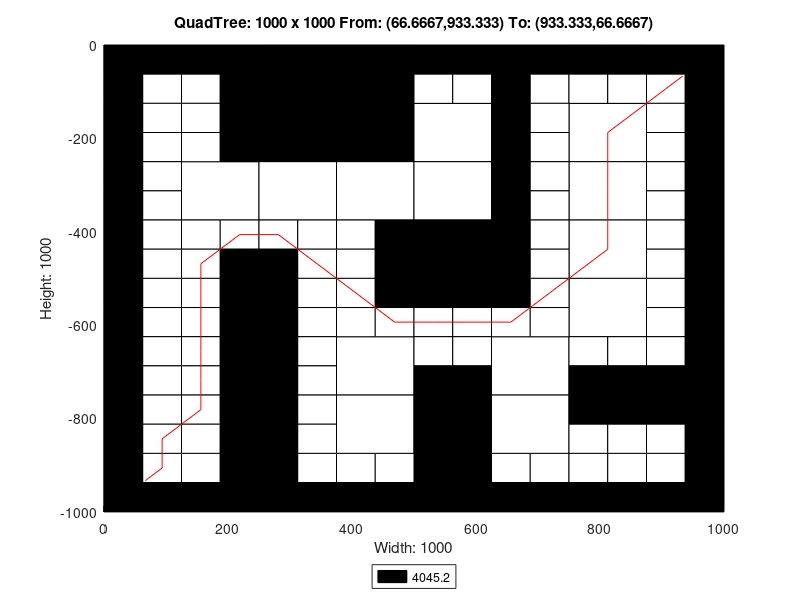

This figure's MATLAB source:
axis([0 1000 -1000 0]);
title('QuadTree: 1000 x 1000 From: (66.6667,933.333) To: (933.333,66.6667)');
xlabel('Width: 1000');
ylabel('Height: 1000');
rectangle('Position',[250 -250 250 250], 'FaceColor',[0 0 0]);
rectangle('Position',[125 -375 125 125], 'FaceColor',[1 1 1]);
rectangle('Position',[250 -375 125 125], 'FaceColor',[1 1 1]);
rectangle('Position',[375 -375 125 125], 'FaceColor',[1 1 1]);
rectangle('Position',[500 -250 125 125], 'FaceColor',[1 1 1]);
rectangle('Position',[750 -250 125 125], 'FaceColor',[1 1 1]);
rectangle('Position',[500 -375 125 125], 'FaceColor',[1 1 1]);
rectangle('Position',[500 -500 125 125], 'FaceColor',[0 0 0]);
rectangle('Position',[750 -375 125 125], 'FaceColor',[1 1 1]);
rectangle('Position',[750 -500 125 125], 'FaceColor',[1 1 1]);
rectangle('Position',[375 -750 125 125], 'FaceColor',[1 1 1]);
rectangle('Position',[375 -875 125 125], 'FaceColor',[1 1 1]);
rectangle('Position',[625 -750 125 125], 'FaceColor',[1 1 1]);
rectangle('Position',[750 -625 125 125], 'FaceColor',[1 1 1]);
rectangle('Position',[500 -875 125 125], 'FaceColor',[0 0 0]);
rectangle('Position',[625 -875 125 125], 'FaceColor',[1 1 1]);
rectangle('Position',[500 -1000 125 125], 'FaceColor',[0 0 0]);
rectangle('Position',[0 -62.5 62.5 62.5], 'FaceColor',[0 0 0]);
rectangle('Position',[62.5 -62.5 62.5 62.5], 'FaceColor',[0 0 0]);
rectangle('Position',[0 -125 62.5 62.5], 'FaceColor',[0 0 0]);
rectangle('Position',[62.5 -125 62.5 62.5], 'FaceColor',[1 1 1]);
rectangle('Position',[125 -62.5 62.5 62.5], 'FaceColor',[0 0 0]);
rectangle('Position',[187.5 -62.5 62.5 62.5], 'FaceColor',[0 0 0]);
rectangle('Position',[125 -125 62.5 62.5], 'FaceColor',[1 1 1]);
rectangle('Position',[187.5 -125 62.5 62.5], 'FaceColor',[0 0 0]);
rectangle('Position',[0 -187.5 62.5 62.5], 'FaceColor',[0 0 0]);
rectangle('Position',[62.5 -187.5 62.5 62.5], 'FaceColor',[1 1 1]);
rectangle('Position',[0 -250 62.5 62.5], 'FaceColor',[0 0 0]);
rectangle('Position',[62.5 -250 62.5 62.5], 'FaceColor',[1 1 1]);
rectangle('Position',[125 -187.5 62.5 62.5], 'FaceColor',[1 1 1]);
rectangle('Position',[187.5 -187.5 62.5 62.5], 'FaceColor',[0 0 0]);
rectangle('Position',[125 -250 62.5 62.5], 'FaceColor',[1 1 1]);
rectangle('Position',[187.5 -250 62.5 62.5], 'FaceColor',[0 0 0]);
rectangle('Position',[0 -312.5 62.5 62.5], 'FaceColor',[0 0 0]);
rectangle('Position',[62.5 -312.5 62.5 62.5], 'FaceColor',[1 1 1]);
rectangle('Position',[0 -375 62.5 62.5], 'FaceColor',[0 0 0]);
rectangle('Position',[62.5 -375 62.5 62.5], 'FaceColor',[1 1 1]);
rectangle('Position',[0 -437.5 62.5 62.5], 'FaceColor',[0 0 0]);
rectangle('Position',[62.5 -437.5 62.5 62.5], 'FaceColor',[1 1 1]);
rectangle('Position',[0 -500 62.5 62.5], 'FaceColor',[0 0 0]);
rectangle('Position',[62.5 -500 62.5 62.5], 'FaceColor',[1 1 1]);
rectangle('Position',[125 -437.5 62.5 62.5], 'FaceColor',[1 1 1]);
rectangle('Position',[187.5 -437.5 62.5 62.5], 'FaceColor',[1 1 1]);
rectangle('Position',[125 -500 62.5 62.5], 'FaceColor',[1 1 1]);
rectangle('Position',[187.5 -500 62.5 62.5], 'FaceColor',[0 0 0]);
rectangle('Position',[250 -437.5 62.5 62.5], 'FaceColor',[1 1 1]);
rectangle('Position',[312.5 -437.5 62.5 62.5], 'FaceColor',[1 1 1]);
rectangle('Position',[250 -500 62.5 62.5], 'FaceColor',[0 0 0]);
rectangle('Position',[312.5 -500 62.5 62.5], 'FaceColor',[1 1 1]);
rectangle('Position',[375 -437.5 62.5 62.5], 'FaceColor',[1 1 1]);
rectangle('Position',[437.5 -437.5 62.5 62.5], 'FaceColor',[0 0 0]);
rectangle('Position',[375 -500 62.5 62.5], 'FaceColor',[1 1 1]);
rectangle('Position',[437.5 -500 62.5 62.5], 'FaceColor',[0 0 0]);
rectangle('Position',[500 -62.5 62.5 62.5], 'FaceColor',[0 0 0]);
rectangle('Position',[562.5 -62.5 62.5 62.5], 'FaceColor',[0 0 0]);
rectangle('Position',[500 -125 62.5 62.5], 'FaceColor',[1 1 1]);
rectangle('Position',[562.5 -125 62.5 62.5], 'FaceColor',[1 1 1]);
rectangle('Position',[625 -62.5 62.5 62.5], 'FaceColor',[0 0 0]);
rectangle('Position',[687.5 -62.5 62.5 62.5], 'FaceColor',[0 0 0]);
rectangle('Position',[625 -125 62.5 62.5], 'FaceColor',[0 0 0]);
rectangle('Position',[687.5 -125 62.5 62.5], 'FaceColor',[1 1 1]);
rectangle('Position',[625 -187.5 62.5 62.5], 'FaceColor',[0 0 0]);
rectangle('Position',[687.5 -187.5 62.5 62.5], 'FaceColor',[1 1 1]);
rectangle('Position',[625 -250 62.5 62.5], 'FaceColor',[0 0 0]);
rectangle('Position',[687.5 -250 62.5 62.5], 'FaceColor',[1 1 1]);
rectangle('Position',[750 -62.5 62.5 62.5], 'FaceColor',[0 0 0]);
rectangle('Position',[812.5 -62.5 62.5 62.5], 'FaceColor',[0 0 0]);
rectangle('Position',[750 -125 62.5 62.5], 'FaceColor',[1 1 1]);
rectangle('Position',[812.5 -125 62.5 62.5], 'FaceColor',[1 1 1]);
rectangle('Position',[875 -62.5 62.5 62.5], 'FaceColor',[0 0 0]);
rectangle('Position',[937.5 -62.5 62.5 62.5], 'FaceColor',[0 0 0]);
rectangle('Position',[875 -125 62.5 62.5], 'FaceColor',[1 1 1]);
rectangle('Position',[937.5 -125 62.5 62.5], 'FaceColor',[0 0 0]);
rectangle('Position',[875 -187.5 62.5 62.5], 'FaceColor',[1 1 1]);
rectangle('Position',[937.5 -187.5 62.5 62.5], 'FaceColor',[0 0 0]);
rectangle('Position',[875 -250 62.5 62.5], 'FaceColor',[1 1 1]);
rectangle('Position',[937.5 -250 62.5 62.5], 'FaceColor',[0 0 0]);
rectangle('Position',[625 -312.5 62.5 62.5], 'FaceColor',[0 0 0]);
rectangle('Position',[687.5 -312.5 62.5 62.5], 'FaceColor',[1 1 1]);
rectangle('Position',[625 -375 62.5 62.5], 'FaceColor',[0 0 0]);
rectangle('Position',[687.5 -375 62.5 62.5], 'FaceColor',[1 1 1]);
rectangle('Position',[625 -437.5 62.5 62.5], 'FaceColor',[0 0 0]);
rectangle('Position',[687.5 -437.5 62.5 62.5], 'FaceColor',[1 1 1]);
rectangle('Position',[625 -500 62.5 62.5], 'FaceColor',[0 0 0]);
rectangle('Position',[687.5 -500 62.5 62.5], 'FaceColor',[1 1 1]);
rectangle('Position',[875 -312.5 62.5 62.5], 'FaceColor',[1 1 1]);
rectangle('Position',[937.5 -312.5 62.5 62.5], 'FaceColor',[0 0 0]);
rectangle('Position',[875 -375 62.5 62.5], 'FaceColor',[1 1 1]);
rectangle('Position',[937.5 -375 62.5 62.5], 'FaceColor',[0 0 0]);
rectangle('Position',[875 -437.5 62.5 62.5], 'FaceColor',[1 1 1]);
rectangle('Position',[937.5 -437.5 62.5 62.5], 'FaceColor',[0 0 0]);
rectangle('Position',[875 -500 62.5 62.5], 'FaceColor',[1 1 1]);
rectangle('Position',[937.5 -500 62.5 62.5], 'FaceColor',[0 0 0]);
rectangle('Position',[0 -562.5 62.5 62.5], 'FaceColor',[0 0 0]);
rectangle('Position',[62.5 -562.5 62.5 62.5], 'FaceColor',[1 1 1]);
rectangle('Position',[0 -625 62.5 62.5], 'FaceColor',[0 0 0]);
rectangle('Position',[62.5 -625 62.5 62.5], 'FaceColor',[1 1 1]);
rectangle('Position',[125 -562.5 62.5 62.5], 'FaceColor',[1 1 1]);
rectangle('Position',[187.5 -562.5 62.5 62.5], 'FaceColor',[0 0 0]);
rectangle('Position',[125 -625 62.5 62.5], 'FaceColor',[1 1 1]);
rectangle('Position',[187.5 -625 62.5 62.5], 'FaceColor',[0 0 0]);
rectangle('Position',[0 -687.5 62.5 62.5], 'FaceColor',[0 0 0]);
rectangle('Position',[62.5 -687.5 62.5 62.5], 'FaceColor',[1 1 1]);
rectangle('Position',[0 -750 62.5 62.5], 'FaceColor',[0 0 0]);
rectangle('Position',[62.5 -750 62.5 62.5], 'FaceColor',[1 1 1]);
rectangle('Position',[125 -687.5 62.5 62.5], 'FaceColor',[1 1 1]);
rectangle('Position',[187.5 -687.5 62.5 62.5], 'FaceColor',[0 0 0]);
rectangle('Position',[125 -750 62.5 62.5], 'FaceColor',[1 1 1]);
rectangle('Position',[187.5 -750 62.5 62.5], 'FaceColor',[0 0 0]);
rectangle('Position',[250 -562.5 62.5 62.5], 'FaceColor',[0 0 0]);
rectangle('Position',[312.5 -562.5 62.5 62.5], 'FaceColor',[1 1 1]);
rectangle('Position',[250 -625 62.5 62.5], 'FaceColor',[0 0 0]);
rectangle('Position',[312.5 -625 62.5 62.5], 'FaceColor',[1 1 1]);
rectangle('Position',[375 -562.5 62.5 62.5], 'FaceColor',[1 1 1]);
rectangle('Position',[437.5 -562.5 62.5 62.5], 'FaceColor',[0 0 0]);
rectangle('Position',[375 -625 62.5 62.5], 'FaceColor',[1 1 1]);
rectangle('Position',[437.5 -625 62.5 62.5], 'FaceColor',[1 1 1]);
rectangle('Position',[250 -687.5 62.5 62.5], 'FaceColor',[0 0 0]);
rectangle('Position',[312.5 -687.5 62.5 62.5], 'FaceColor',[1 1 1]);
rectangle('Position',[250 -750 62.5 62.5], 'FaceColor',[0 0 0]);
rectangle('Position',[312.5 -750 62.5 62.5], 'FaceColor',[1 1 1]);
rectangle('Position',[0 -812.5 62.5 62.5], 'FaceColor',[0 0 0]);
rectangle('Position',[62.5 -812.5 62.5 62.5], 'FaceColor',[1 1 1]);
rectangle('Position',[0 -875 62.5 62.5], 'FaceColor',[0 0 0]);
rectangle('Position',[62.5 -875 62.5 62.5], 'FaceColor',[1 1 1]);
rectangle('Position',[125 -812.5 62.5 62.5], 'FaceColor',[1 1 1]);
rectangle('Position',[187.5 -812.5 62.5 62.5], 'FaceColor',[0 0 0]);
rectangle('Position',[125 -875 62.5 62.5], 'FaceColor',[1 1 1]);
rectangle('Position',[187.5 -875 62.5 62.5], 'FaceColor',[0 0 0]);
rectangle('Position',[0 -937.5 62.5 62.5], 'FaceColor',[0 0 0]);
rectangle('Position',[62.5 -937.5 62.5 62.5], 'FaceColor',[1 1 1]);
rectangle('Position',[0 -1000 62.5 62.5], 'FaceColor',[0 0 0]);
rectangle('Position',[62.5 -1000 62.5 62.5], 'FaceColor',[0 0 0]);
rectangle('Position',[125 -937.5 62.5 62.5], 'FaceColor',[1 1 1]);
rectangle('Position',[187.5 -937.5 62.5 62.5], 'FaceColor',[0 0 0]);
rectangle('Position',[125 -1000 62.5 62.5], 'FaceColor',[0 0 0]);
rectangle('Position',[187.5 -1000 62.5 62.5], 'FaceColor',[0 0 0]);
rectangle('Position',[250 -812.5 62.5 62.5], 'FaceColor',[0 0 0]);
rectangle('Position',[312.5 -812.5 62.5 62.5], 'FaceColor',[1 1 1]);
rectangle('Position',[250 -875 62.5 62.5], 'FaceColor',[0 0 0]);
rectangle('Position',[312.5 -875 62.5 62.5], 'FaceColor',[1 1 1]);
rectangle('Position',[250 -937.5 62.5 62.5], 'FaceColor',[0 0 0]);
rectangle('Position',[312.5 -937.5 62.5 62.5], 'FaceColor',[1 1 1]);
rectangle('Position',[250 -1000 62.5 62.5], 'FaceColor',[0 0 0]);
rectangle('Position',[312.5 -1000 62.5 62.5], 'FaceColor',[0 0 0]);
rectangle('Position',[375 -937.5 62.5 62.5], 'FaceColor',[1 1 1]);
rectangle('Position',[437.5 -937.5 62.5 62.5], 'FaceColor',[1 1 1]);
rectangle('Position',[375 -1000 62.5 62.5], 'FaceColor',[0 0 0]);
rectangle('Position',[437.5 -1000 62.5 62.5], 'FaceColor',[0 0 0]);
rectangle('Position',[500 -562.5 62.5 62.5], 'FaceColor',[0 0 0]);
rectangle('Position',[562.5 -562.5 62.5 62.5], 'FaceColor',[0 0 0]);
rectangle('Position',[500 -625 62.5 62.5], 'FaceColor',[1 1 1]);
rectangle('Position',[562.5 -625 62.5 62.5], 'FaceColor',[1 1 1]);
rectangle('Position',[625 -562.5 62.5 62.5], 'FaceColor',[0 0 0]);
rectangle('Position',[687.5 -562.5 62.5 62.5], 'FaceColor',[1 1 1]);
rectangle('Position',[625 -625 62.5 62.5], 'FaceColor',[1 1 1]);
rectangle('Position',[687.5 -625 62.5 62.5], 'FaceColor',[1 1 1]);
rectangle('Position',[500 -687.5 62.5 62.5], 'FaceColor',[1 1 1]);
rectangle('Position',[562.5 -687.5 62.5 62.5], 'FaceColor',[1 1 1]);
rectangle('Position',[500 -750 62.5 62.5], 'FaceColor',[0 0 0]);
rectangle('Position',[562.5 -750 62.5 62.5], 'FaceColor',[0 0 0]);
rectangle('Position',[875 -562.5 62.5 62.5], 'FaceColor',[1 1 1]);
rectangle('Position',[937.5 -562.5 62.5 62.5], 'FaceColor',[0 0 0]);
rectangle('Position',[875 -625 62.5 62.5], 'FaceColor',[1 1 1]);
rectangle('Position',[937.5 -625 62.5 62.5], 'FaceColor',[0 0 0]);
rectangle('Position',[750 -687.5 62.5 62.5], 'FaceColor',[1 1 1]);
rectangle('Position',[812.5 -687.5 62.5 62.5], 'FaceColor',[1 1 1]);
rectangle('Position',[750 -750 62.5 62.5], 'FaceColor',[0 0 0]);
rectangle('Position',[812.5 -750 62.5 62.5], 'FaceColor',[0 0 0]);
rectangle('Position',[875 -687.5 62.5 62.5], 'FaceColor',[1 1 1]);
rectangle('Position',[937.5 -687.5 62.5 62.5], 'FaceColor',[0 0 0]);
rectangle('Position',[875 -750 62.5 62.5], 'FaceColor',[0 0 0]);
rectangle('Position',[937.5 -750 62.5 62.5], 'FaceColor',[0 0 0]);
rectangle('Position',[625 -937.5 62.5 62.5], 'FaceColor',[1 1 1]);
rectangle('Position',[687.5 -937.5 62.5 62.5], 'FaceColor',[1 1 1]);
rectangle('Position',[625 -1000 62.5 62.5], 'FaceColor',[0 0 0]);
rectangle('Position',[687.5 -1000 62.5 62.5], 'FaceColor',[0 0 0]);
rectangle('Position',[750 -812.5 62.5 62.5], 'FaceColor',[0 0 0]);
rectangle('Position',[812.5 -812.5 62.5 62.5], 'FaceColor',[0 0 0]);
rectangle('Position',[750 -875 62.5 62.5], 'FaceColor',[1 1 1]);
rectangle('Position',[812.5 -875 62.5 62.5], 'FaceColor',[1 1 1]);
rectangle('Position',[875 -812.5 62.5 62.5], 'FaceColor',[0 0 0]);
rectangle('Position',[937.5 -812.5 62.5 62.5], 'FaceColor',[0 0 0]);
rectangle('Position',[875 -875 62.5 62.5], 'FaceColor',[1 1 1]);
rectangle('Position',[937.5 -875 62.5 62.5], 'FaceColor',[0 0 0]);
rectangle('Position',[750 -937.5 62.5 62.5], 'FaceColor',[1 1 1]);
rectangle('Position',[812.5 -937.5 62.5 62.5], 'FaceColor',[1 1 1]);
rectangle('Position',[750 -1000 62.5 62.5], 'FaceColor',[0 0 0]);
rectangle('Position',[812.5 -1000 62.5 62.5], 'FaceColor',[0 0 0]);
rectangle('Position',[875 -937.5 62.5 62.5], 'FaceColor',[1 1 1]);
rectangle('Position',[937.5 -937.5 62.5 62.5], 'FaceColor',[0 0 0]);
rectangle('Position',[875 -1000 62.5 62.5], 'FaceColor',[0 0 0]);
rectangle('Position',[937.5 -1000 62.5 62.5], 'FaceColor',[0 0 0]);
X=[933.333,906.25,812.5,812.5,812.5,718.75,656.25,593.75,531.25,468.75,406.25,343.75,281.25,218.75,156.25,156.25,156.25,156.25,156.25,156.25,93.75,93.75,66.6667];
Y=[-66.6667,-93.75,-187.5,-312.5,-437.5,-531.25,-593.75,-593.75,-593.75,-593.75,-531.25,-468.75,-406.25,-406.25,-468.75,-531.25,-593.75,-656.25,-718.75,-781.25,-843.75,-906.25,-933.333];
hold on;
plot(X,Y,'r');
legend('4045.2','Location','southoutside');
